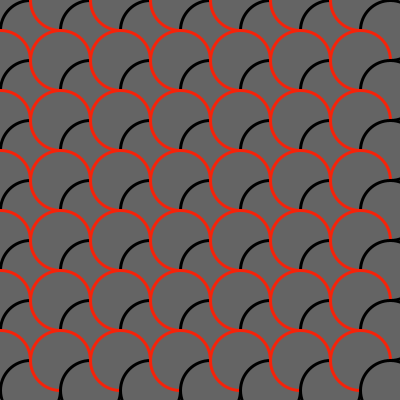
Frame 1 (no input)
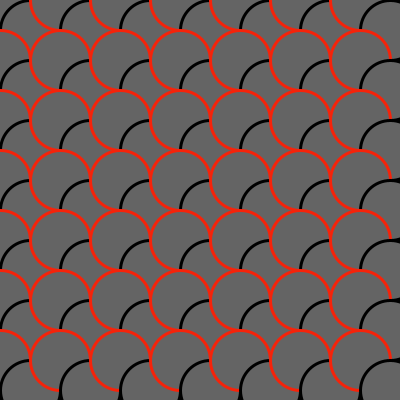
Frame 60 (the mouse pressed at the canvas centre just before this capture)
Frame 120 (the mouse held since frame 60 and released just before this capture): identical to frame 60, image omitted

The Processing sketch that drew these frames (run headless with seeded random() and noise(); from frame 60 on, the mouse is pressed at the canvas centre):

// Processing sketch: processing_38974
// ── processing_38974.pde

void setup() {
  size(400, 400);
  smooth();
}
 
void draw() {  //sets up spacing for repeating function
  for (float a=0; a<width; a+=60) {
    for (float b=0; b<height; b+=60) {
      circles(a, b);        
    }
  }
}
 
void circles(float x, float y) { //draws function
  pushMatrix();  //sets up matrix
  translate(x, y);  
  
  fill(100);
  strokeWeight(3);
  stroke(245, 35, 10);
  ellipse(0,0,60,60);  //draws first circle
  
  stroke(0);
  ellipse(30,30,60,60);//draws second circle overlapping first
  
  popMatrix(); //resets matrix
}
 
